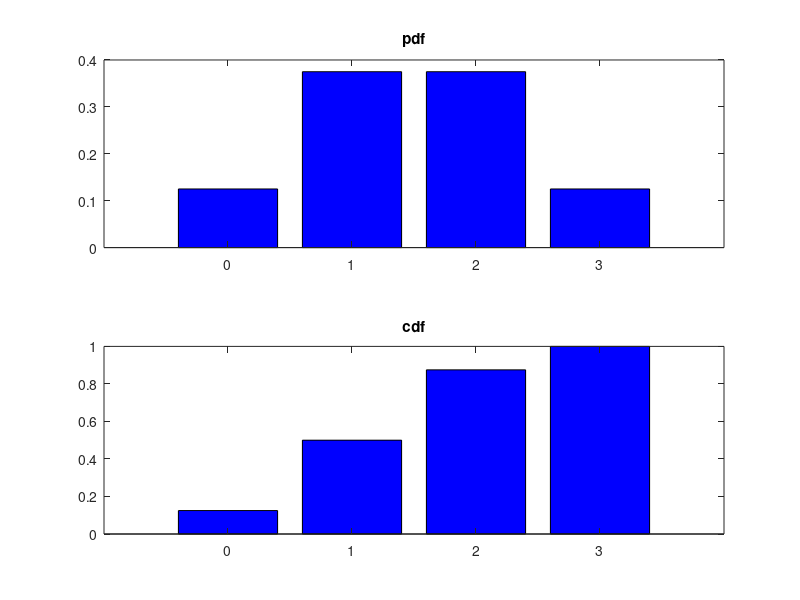

This chart was generated by the following MATLAB code:
clc;

n=3;    % nr of trials
p=1/2;  % probability of success (in each trial)
x=0:n;  % interval

pdf = binopdf(x, n, p); % probability distribution
disp([x; pdf]);

F = binocdf(x, n, p);   % cumulative distribution
disp([x; F]);

subplot(2, 1, 1);
bar(x, pdf, 'b');
title("pdf");

subplot(2, 1, 2);
bar(x, F, 'b');
title("cdf");

P0 = binopdf(0, 3, p);   % P(X=0)
P1 = binopdf(1, 3, p);  % P(X=1)
Pnot1 = 1 - P1;    % P(X!=1)

CUpTo2 = binocdf(2, n, p);      % P(X<=2)
CUpTo1 = binocdf(1, n, p);      % P(X<2) = P(X<=1)
CBiggerThan1 = 1 - CUpTo1;  % P(X>1) = 1 - P(X<=1)
CBiggerEqualTo1 = 1 - P0;   % P(X>=1) = P(X>0) = 1 - P(X<=0) = 1 - P(X=0)

sum(binornd(1, 1/2, 1, 3))  % Simulating 3 coin tosses and finding the number of heads